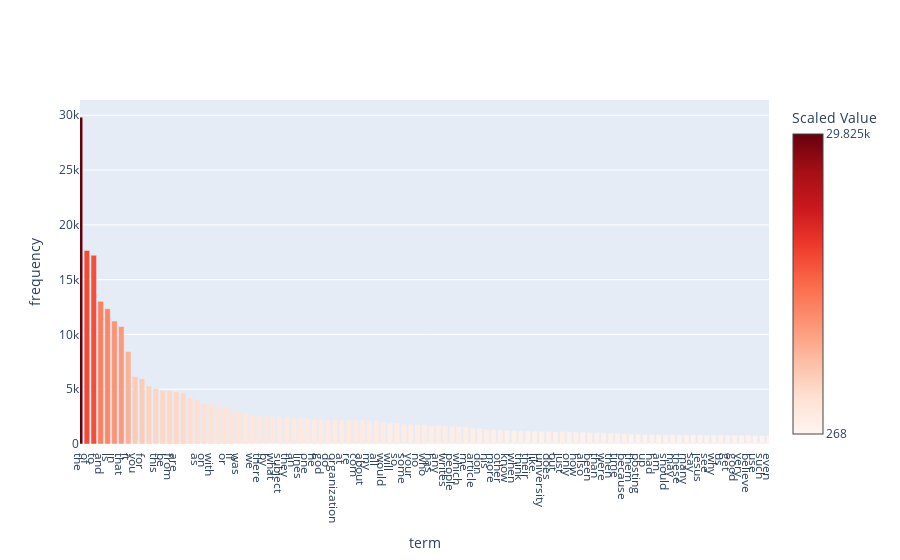

The notebook cell this image was saved under:
### Markdown cell above
### >>> **Exercise 15 (take home):** 
Additionally, you can attempt to sort the terms on the `x-axis` by frequency instead of in alphabetical order. This way the visualization is more meaninfgul and you will be able to observe the so called [long tail](https://en.wikipedia.org/wiki/Long_tail) (get familiar with this term since it will appear a lot in data mining and other statistics courses). see picture below

![alt txt](https://upload.wikimedia.org/wikipedia/commons/thumb/8/8a/Long_tail.svg/1000px-Long_tail.svg.png)

### Code cell
# Answer here

# sort by frequency
sorted_indices = term_frequencies.argsort()[::-1][:]

# get top 300
x = [count_vect.get_feature_names_out()[i] for i in sorted_indices[:300]]
y = term_frequencies[sorted_indices[:300]]

fig = go.Figure()
fig.add_trace(go.Bar(x=x, y=y,
                    marker=dict(
                    color=y,
                    colorscale='Reds', 
                    colorbar=dict(title='Scaled Value', tickvals=[min(y), max(y)]) 
                )))


fig.update_xaxes(
    title_text="term",
    fixedrange=False,
    range=[0, 100],
    constrain="domain",
    tickmode='array',  
    tickvals=list(range(len(x))),  
    ticktext=x,
    autorange=False, showline=True
)

fig.update_yaxes(
    title_text="frequency",
    fixedrange=True
)


fig.show(config={"scrollZoom": True, "displayModeBar": True})

### Figure 1 — Plotly figure (JSON) as saved in the notebook; plotly's stock layout.template omitted (floating-point values rounded to 4 significant figures; data arrays with more than 128 entries replaced by an {"elided": "..."} marker saying what was removed)
{"data": [{"marker": {"color": {"elided": "300 int values"}, "colorbar": {"tickvals": [268, 29825], "title": {"text": "Scaled Value"}}, "colorscale": [[0, "rgb(255,245,240)"], [0.125, "rgb(254,224,210)"], [0.25, "rgb(252,187,161)"], [0.375, "rgb(252,146,114)"], [0.5, "rgb(251,106,74)"], [0.625, "rgb(239,59,44)"], [0.75, "rgb(203,24,29)"], [0.875, "rgb(165,15,21)"], [1, "rgb(103,0,13)"]]}, "type": "bar", "x": {"elided": "300 str values"}, "y": {"elided": "300 int values"}}], "layout": {"xaxis": {"autorange": false, "constrain": "domain", "fixedrange": false, "range": [0, 100], "showline": true, "tickmode": "array", "ticktext": {"elided": "300 str values"}, "tickvals": {"elided": "300 int values"}, "title": {"text": "term"}}, "yaxis": {"fixedrange": true, "title": {"text": "frequency"}}}}
